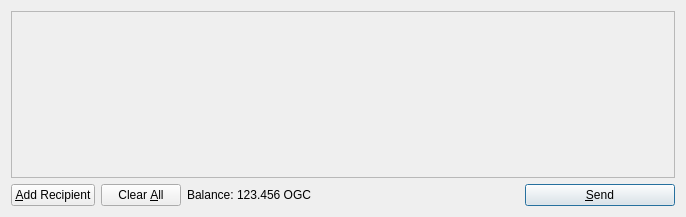
<?xml version="1.0" encoding="UTF-8"?>
<ui version="4.0">
 <class>SendCoinsDialog</class>
 <widget class="QDialog" name="SendCoinsDialog">
  <property name="geometry">
   <rect>
    <x>0</x>
    <y>0</y>
    <width>686</width>
    <height>217</height>
   </rect>
  </property>
  <property name="windowTitle">
   <string>Send Coins</string>
  </property>
  <layout class="QVBoxLayout" name="verticalLayout">
   <item>
    <widget class="QScrollArea" name="scrollArea">
     <property name="widgetResizable">
      <bool>true</bool>
     </property>
     <widget class="QWidget" name="scrollAreaWidgetContents">
      <property name="geometry">
       <rect>
        <x>0</x>
        <y>0</y>
        <width>666</width>
        <height>165</height>
       </rect>
      </property>
      <layout class="QVBoxLayout" name="verticalLayout_2">
       <property name="margin">
        <number>0</number>
       </property>
       <item>
        <layout class="QVBoxLayout" name="entries">
         <property name="spacing">
          <number>6</number>
         </property>
        </layout>
       </item>
       <item>
        <spacer name="verticalSpacer">
         <property name="orientation">
          <enum>Qt::Vertical</enum>
         </property>
         <property name="sizeHint" stdset="0">
          <size>
           <width>20</width>
           <height>40</height>
          </size>
         </property>
        </spacer>
       </item>
      </layout>
     </widget>
    </widget>
   </item>
   <item>
    <layout class="QHBoxLayout" name="horizontalLayout">
     <item>
      <widget class="QPushButton" name="addButton">
       <property name="toolTip">
        <string>Send to multiple recipients at once</string>
       </property>
       <property name="text">
        <string>&amp;Add Recipient</string>
       </property>
       <property name="icon">
        <iconset resource="../bitcoin.qrc">
         <normaloff>:/icons/add</normaloff>:/icons/add</iconset>
       </property>
       <property name="autoDefault">
        <bool>false</bool>
       </property>
      </widget>
     </item>
     <item>
      <widget class="QPushButton" name="clearButton">
       <property name="sizePolicy">
        <sizepolicy hsizetype="Minimum" vsizetype="Fixed">
         <horstretch>0</horstretch>
         <verstretch>0</verstretch>
        </sizepolicy>
       </property>
       <property name="toolTip">
        <string>Remove all transaction fields</string>
       </property>
       <property name="text">
        <string>Clear &amp;All</string>
       </property>
       <property name="icon">
        <iconset resource="../bitcoin.qrc">
         <normaloff>:/icons/remove</normaloff>:/icons/remove</iconset>
       </property>
       <property name="autoRepeatDelay">
        <number>300</number>
       </property>
       <property name="autoDefault">
        <bool>false</bool>
       </property>
      </widget>
     </item>
     <item>
      <layout class="QHBoxLayout" name="horizontalLayout_2">
       <property name="spacing">
        <number>3</number>
       </property>
       <item>
        <widget class="QLabel" name="label">
         <property name="text">
          <string>Balance:</string>
         </property>
        </widget>
       </item>
       <item>
        <widget class="QLabel" name="labelBalance">
         <property name="cursor">
          <cursorShape>IBeamCursor</cursorShape>
         </property>
         <property name="text">
          <string>123.456 OGC</string>
         </property>
         <property name="textInteractionFlags">
          <set>Qt::LinksAccessibleByMouse|Qt::TextSelectableByKeyboard|Qt::TextSelectableByMouse</set>
         </property>
        </widget>
       </item>
      </layout>
     </item>
     <item>
      <spacer name="horizontalSpacer">
       <property name="orientation">
        <enum>Qt::Horizontal</enum>
       </property>
       <property name="sizeHint" stdset="0">
        <size>
         <width>40</width>
         <height>20</height>
        </size>
       </property>
      </spacer>
     </item>
     <item>
      <widget class="QPushButton" name="sendButton">
       <property name="minimumSize">
        <size>
         <width>150</width>
         <height>0</height>
        </size>
       </property>
       <property name="toolTip">
        <string>Confirm the send action</string>
       </property>
       <property name="text">
        <string>&amp;Send</string>
       </property>
       <property name="icon">
        <iconset resource="../bitcoin.qrc">
         <normaloff>:/icons/send</normaloff>:/icons/send</iconset>
       </property>
       <property name="default">
        <bool>true</bool>
       </property>
      </widget>
     </item>
    </layout>
   </item>
  </layout>
 </widget>
 <resources>
  <include location="../bitcoin.qrc"/>
 </resources>
 <connections/>
</ui>
